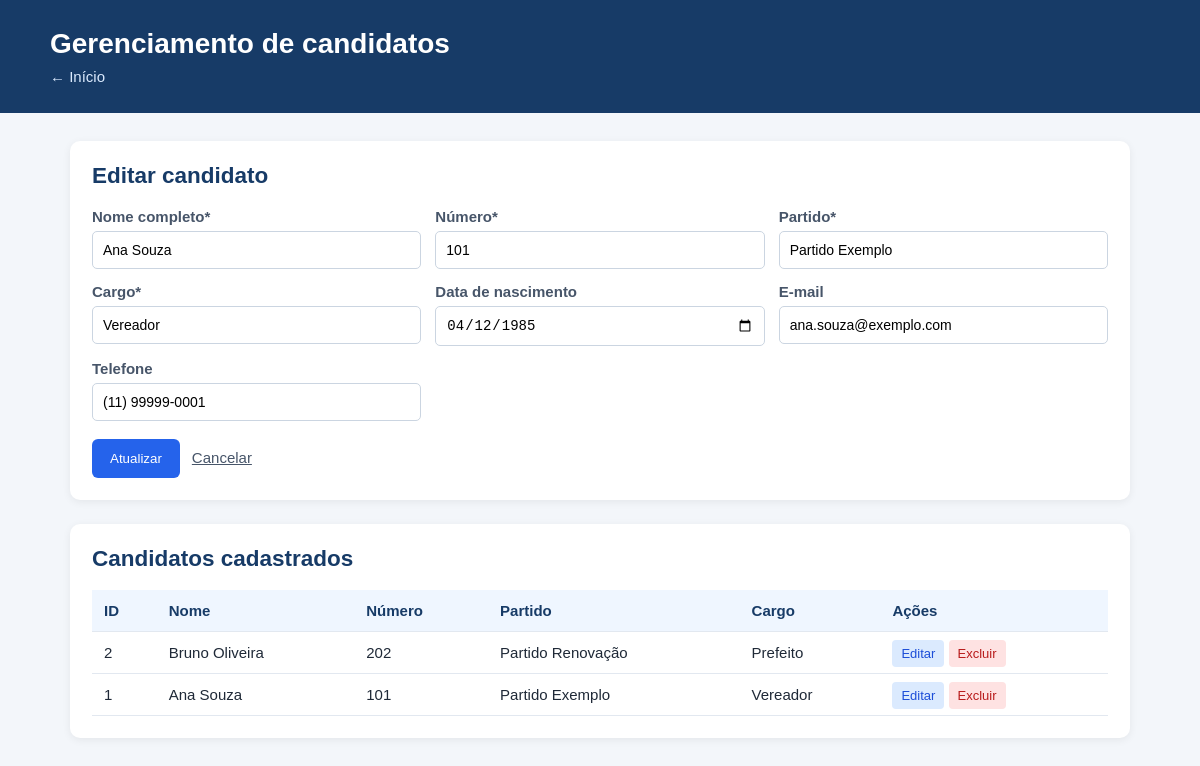
The page /candidatos.php?editar=1 on the database its author committed.
### tables this page shows
CREATE TABLE candidato1 (
    id_candidato INT UNSIGNED AUTO_INCREMENT PRIMARY KEY,
    nome_completo VARCHAR(120) NOT NULL,
    numero INT UNSIGNED NOT NULL,
    partido VARCHAR(60) NOT NULL,
    cargo VARCHAR(60) NOT NULL,
    data_nascimento DATE NULL,
    email VARCHAR(120) NULL,
    telefone VARCHAR(20) NULL,
    criado_em TIMESTAMP NOT NULL DEFAULT CURRENT_TIMESTAMP,
    atualizado_em TIMESTAMP NOT NULL DEFAULT CURRENT_TIMESTAMP ON UPDATE CURRENT_TIMESTAMP,
    CONSTRAINT uq_candidato_numero UNIQUE (numero),
    CONSTRAINT uq_candidato_email UNIQUE (email)
);

### candidatos.php (the view, shortened to what this page needs)
<?php
require 'config.php';
$editando = false;
$registro = ['id_candidato' => '', 'nome_completo' => '', 'numero' => '', 'partido' => '', 'cargo' => '', 'data_nascimento' => '', 'email' => '', 'telefone' => ''];
if (isset($_GET['editar'])) {
    $busca = $pdo->prepare('SELECT * FROM candidato1 WHERE id_candidato=?');
    $busca->execute([(int)$_GET['editar']]);
    $registro = $busca->fetch() ?: $registro;
    $editando = true;
}
$lista = $pdo->query('SELECT * FROM candidato1 ORDER BY id_candidato DESC')->fetchAll();
?>
<!DOCTYPE html>
<html lang="pt-BR">
<head>
    <link rel="stylesheet" href="style.css">
</head>
<body>
    <header>
        <h1>Gerenciamento de candidatos</h1>
        <p><a href="index.php">← Início</a></p>
    </header>
    <main class="container">
        <section class="form-box">
            <h2><?= $editando ? 'Editar candidato' : 'Cadastrar candidato' ?></h2>
            <form method="post"><input type="hidden" name="id_candidato" value="<?= htmlspecialchars($registro['id_candidato']) ?>">
                <div class="grid"><label>Nome completo*<input required name="nome_completo" value="<?= htmlspecialchars($registro['nome_completo']) ?>"></label><label>Número*<input required type="number" name="numero" value="<?= htmlspecialchars($registro['numero']) ?>"></label><label>Partido*<input required name="partido" value="<?= htmlspecialchars($registro['partido']) ?>"></label><label>Cargo*<input required name="cargo" value="<?= htmlspecialchars($registro['cargo']) ?>"></label><label>Data de nascimento<input type="date" name="data_nascimento" value="<?= htmlspecialchars($registro['data_nascimento']) ?>"></label><label>E-mail<input type="email" name="email" value="<?= htmlspecialchars($registro['email']) ?>"></label><label>Telefone<input name="telefone" value="<?= htmlspecialchars($registro['telefone']) ?>"></label></div><button type="submit"><?= $editando ? 'Atualizar' : 'Cadastrar' ?></button><?php if ($editando): ?><a class="cancelar" href="candidatos.php">Cancelar</a><?php endif; ?>
            </form>
        </section>
        <section>
            <h2>Candidatos cadastrados</h2>
            <div class="table-wrap">
                <table>
                    <tr>
                        <th>ID</th>
                        <th>Nome</th>
                        <th>Número</th>
                        <th>Partido</th>
                        <th>Cargo</th>
                        <th>Ações</th>
                    </tr><?php foreach ($lista as $item): ?><tr>
                            <td><?= $item['id_candidato'] ?></td>
                            <td><?= htmlspecialchars($item['nome_completo']) ?></td>
                            <td><?= $item['numero'] ?></td>
                            <td><?= htmlspecialchars($item['partido']) ?></td>
                            <td><?= htmlspecialchars($item['cargo']) ?></td>
                            <td><a class="acao editar" href="?editar=<?= $item['id_candidato'] ?>">Editar</a> <a class="acao excluir" href="?excluir=<?= $item['id_candidato'] ?>" onclick="return confirm('Excluir este candidato?')">Excluir</a></td>
                        </tr><?php endforeach; ?>
                </table>
            </div>
        </section>
    </main>
</body>
</html>

### style.css (style rules this page uses)
* { box-sizing: border-box; }
body { margin: 0; background: #f3f6fa; color: #1f2937; font: 15px Arial, sans-serif; }
header { background: #173b67; color: #fff; padding: 28px max(20px, calc((100% - 1100px) / 2)); }
header h1 { margin: 0 0 8px; font-size: 28px; }
header p { margin: 0; }
header a { color: #dbeafe; text-decoration: none; }
.container { max-width: 1100px; margin: 28px auto; padding: 0 20px; }
h2 { color: #173b67; margin-top: 0; }
.menu a, button { display: inline-block; background: #2563eb; color: #fff; border: 0; border-radius: 6px; padding: 12px 18px; text-decoration: none; cursor: pointer; }
.info, .form-box, section:not(.cards):not(.menu) { background: #fff; padding: 22px; border-radius: 10px; box-shadow: 0 2px 8px #0001; margin-bottom: 24px; }
.grid { display: grid; grid-template-columns: repeat(3, 1fr); gap: 14px; margin-bottom: 18px; }
label { font-weight: bold; color: #475569; }
input { display: block; width: 100%; margin-top: 6px; border: 1px solid #cbd5e1; border-radius: 5px; padding: 10px; font-size: 14px; }
table { border-collapse: collapse; width: 100%; min-width: 720px; }
th, td { border-bottom: 1px solid #e2e8f0; padding: 12px; text-align: left; }
th { background: #eff6ff; color: #173b67; }
.table-wrap { overflow-x: auto; }
.acao { padding: 6px 9px; border-radius: 4px; text-decoration: none; font-size: 13px; }
.editar { background: #dbeafe; color: #1d4ed8; }
.excluir { background: #fee2e2; color: #b91c1c; }
.cancelar { margin-left: 12px; color: #475569; }

### rows shown on the page
candidato1: nome_completo "Ana Souza", numero "101", partido "Partido Exemplo", cargo "Vereador", data_nascimento "04/12/1985", email "ana.souza@exemplo.com", telefone "(11) 99999-0001", id_candidato "1"
candidato1: id_candidato "2", nome_completo "Bruno Oliveira", numero "202", partido "Partido Renovação", cargo "Prefeito"
